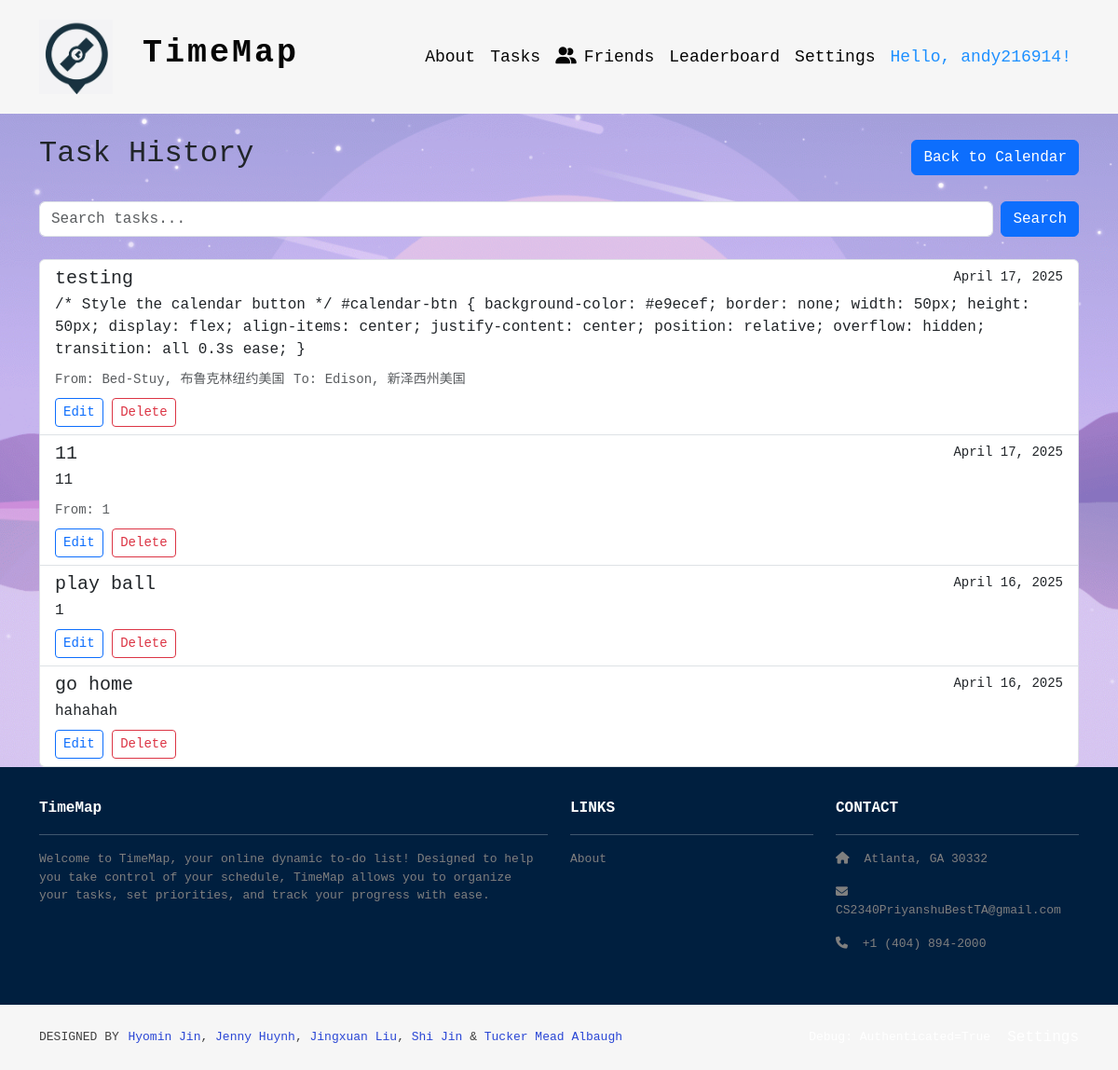
The page /tasks/history/ (signed in) on the database as committed earlier.
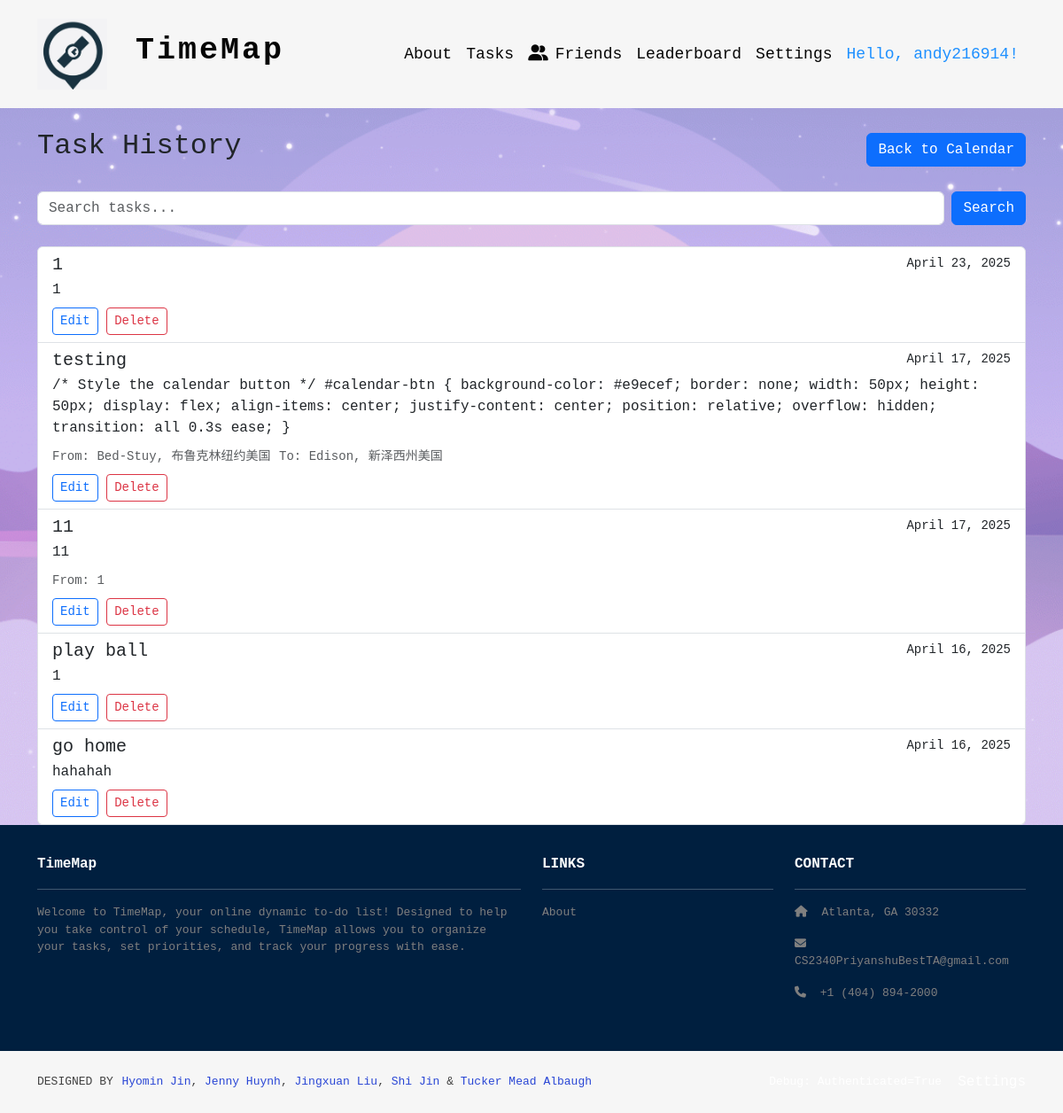
The same page on the database as committed later.
### tasks/models.py (models this page shows, shortened)
class Task(models.Model):
    user = models.ForeignKey(User, on_delete=models.CASCADE, null=True, related_name='tasks')  # Link to the user
    title = models.CharField(max_length=255)
    description = models.TextField()
    start_location = models.CharField(max_length=255, blank=True)
    location = models.CharField(max_length=255, blank=True)  # Class location or any place
    latitude = models.FloatField(null=True, blank=True)  # Latitude coordinate
    longitude = models.FloatField(null=True, blank=True)  # Longitude coordinate
    latitude2 = models.FloatField(null=True, blank=True)  # Latitude coordinate
    longitude2 = models.FloatField(null=True, blank=True)  # Longitude coordinate
    start_time = models.DateTimeField()  # When the task starts
    end_time = models.DateTimeField()  # When the task should end
    completed = models.BooleanField(default=False)
    travel_time = models.DurationField(null=True, blank=True)  # How long it takes to travel there
    due_date = models.DateTimeField(null=True, blank=True)
    notify_before = models.IntegerField(
        choices=[
            (5, "5 minutes before"),
            (10, "10 minutes before"),
            (15, "15 minutes before"),
            (20, "20 minutes before"),
            (30, "30 minutes before"),
        ],
        null=True,
        blank=True,
        help_text="Send notification this many minutes before start"
    )
    notified = models.BooleanField(default=False)
    RECUR_CHOICES = [
        ('none', 'Do not repeat'),
        ('daily', 'Daily'),
        ('weekly', 'Weekly'),
        ('monthly', 'Monthly'),
    ]
    recur = models.CharField(max_length=10, choices=RECUR_CHOICES, default='none')
    class Meta:
        ordering = ['start_time']

### tasks/views.py (the view, shortened to what this page needs)
# urls.py: path('history/', views.task_history, name='task_history'),  # Task history page
@login_required
def task_history(request):
    query = request.GET.get('q', '')
    tasks = Task.objects.filter(user=request.user)
    tasks = tasks.order_by('-start_time')
    return render(request, 'tasks/task_history.html', {
        'tasks': tasks,
        'query': query,
        'google_maps_api_key': settings.GOOGLE_MAPS_API_KEY
    })

### tasks/templates/tasks/task_history.html (shortened to what this page needs)
{% extends 'base.html' %}
{% load static %}
{% block content %}
<div class="container mt-4">
    <div class="d-flex justify-content-between align-items-center mb-4">
        <h2>Task History</h2>
        <a href="{% url 'tasks:index' %}" class="btn btn-primary">Back to Calendar</a>
    </div>
    <div class="mb-4">
        <form method="GET" class="d-flex">
            <input type="text" name="q" class="form-control me-2" placeholder="Search tasks..." value="{{ query }}">
            <button type="submit" class="btn btn-primary">Search</button>
        </form>
    </div>
    {% if tasks %}
        <div class="list-group">
            {% for task in tasks %}
                <div class="list-group-item">
                    <div class="d-flex w-100 justify-content-between">
                        <h5 class="mb-1">{{ task.title }}</h5>
                        <small>{{ task.start_time|date:"F j, Y" }}</small>
                    </div>
                    <p class="mb-1">{{ task.description }}</p>
                    {% if task.location or task.start_location %}
                        <div class="mt-2">
                            {% if task.start_location %}
                                <small class="text-muted">From: {{ task.start_location }}</small>
                            {% endif %}
                            {% if task.location %}
                                <small class="text-muted">To: {{ task.location }}</small>
                            {% endif %}
                        </div>
                    {% endif %}
                    <div class="mt-2">
                        <a href="{% url 'tasks:update_task' task.id %}" class="btn btn-sm btn-outline-primary">Edit</a>
                        <a href="{% url 'tasks:delete_task' task.id %}" class="btn btn-sm btn-outline-danger">Delete</a>
                    </div>
                </div>
            {% endfor %}
        </div>
    {% endif %}
</div>
{% endblock %}

Rows that differ between the two databases and show on the page:
added Task: title "1", start_time "April 23, 2025", description "1"
